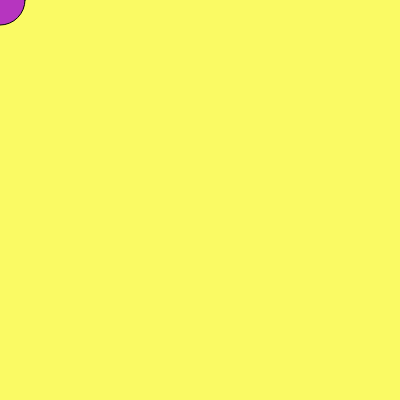
Frame 1 (no input)
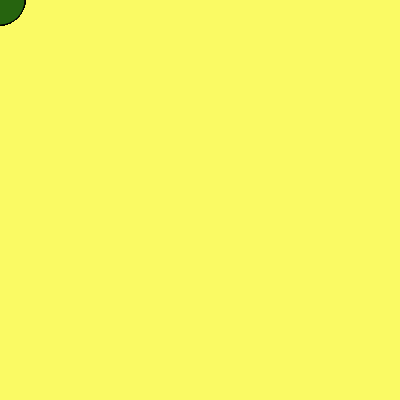
Frame 60 (no input)
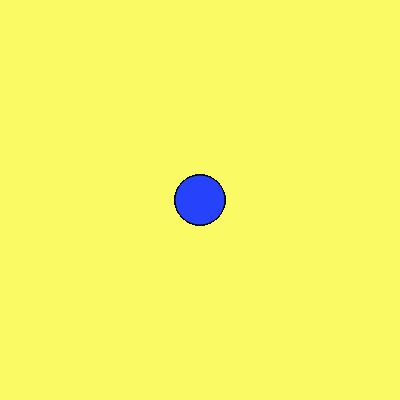
Frame 120 (the mouse pressed at the canvas centre since frame 60)

The p5.js sketch that drew these frames (run headless with seeded random() and noise() and a simulated clock; from frame 60 on, the mouse is pressed at the canvas centre):

// p5.js sketch
// ── sketch.js
function setup() {
  createCanvas(400, 400);
  background(250,250,100);
}

function draw() {
 fill(random(0,255),random(0,255),random(0,255));
  ellipse(mouseX,mouseY,50,50);
}

function mousePressed() {
  background(250,250,100);
}
